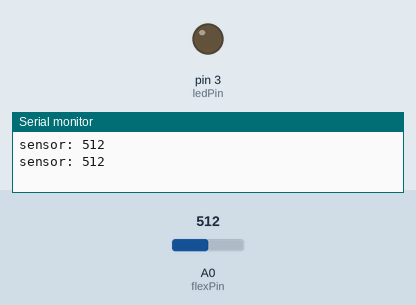
Recording of a sketch running on a simulated Arduino Uno, built with avr-gcc and run on an emulated ATmega328P. On the bench: output pins drawn as LEDs (lit = HIGH), the last lines printed to the serial monitor. The inputs (shaded band) are chosen by the test bench; at power-on: A0 (flexPin) = 512.

Above: at 1.8 s.
1.9 s: A0 (flexPin) set to 873
3.4 s: A0 (flexPin) set to 904
At 4.9 s:
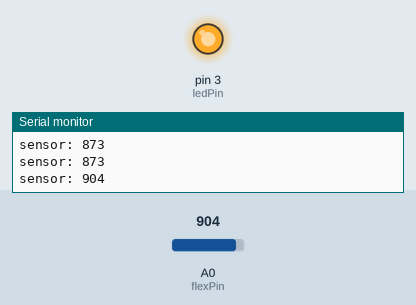
5.5 s: A0 (flexPin) set to 880
At 6.4 s:
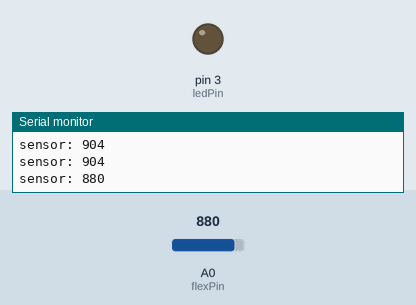
7.5 s: A0 (flexPin) set to 900
At 9.2 s:
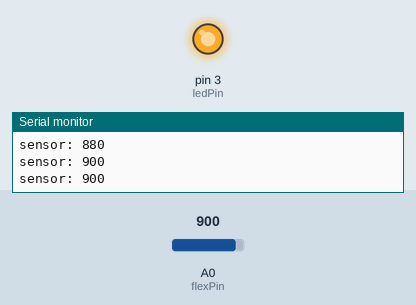
Timing chart, 0 to 10.5 s (numbered marks = the images above; inputs shaded):
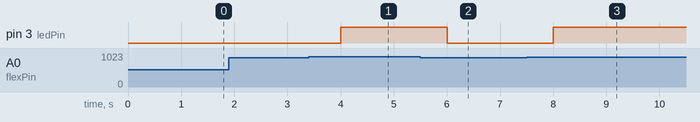

The sketch:

Flex_sensor.ino
```cpp
const int ledPin = 3;
const int flexPin = A0;

int value;

void setup() {
  pinMode(ledPin, OUTPUT);
  Serial.begin(9600);
}

void loop() {
  int flexValue;

  flexValue = analogRead(flexPin);
  Serial.print("sensor: ");
  Serial.println(flexValue);

  if (flexValue > 890)
    digitalWrite(ledPin, HIGH);
  else
    digitalWrite(ledPin, LOW);

  delay(1000);
}
```

Measured:
- the behaviour switches between 890 and 891 on A0 (flexPin) (found by bisection; images 0 and 1)
- after the input at 3.4 s, pin 3 (ledPin): LOW → HIGH after 0.60 s
- after the input at 5.5 s, pin 3 (ledPin): HIGH → LOW after 0.50 s
- after the input at 7.5 s, pin 3 (ledPin): LOW → HIGH after 0.50 s
